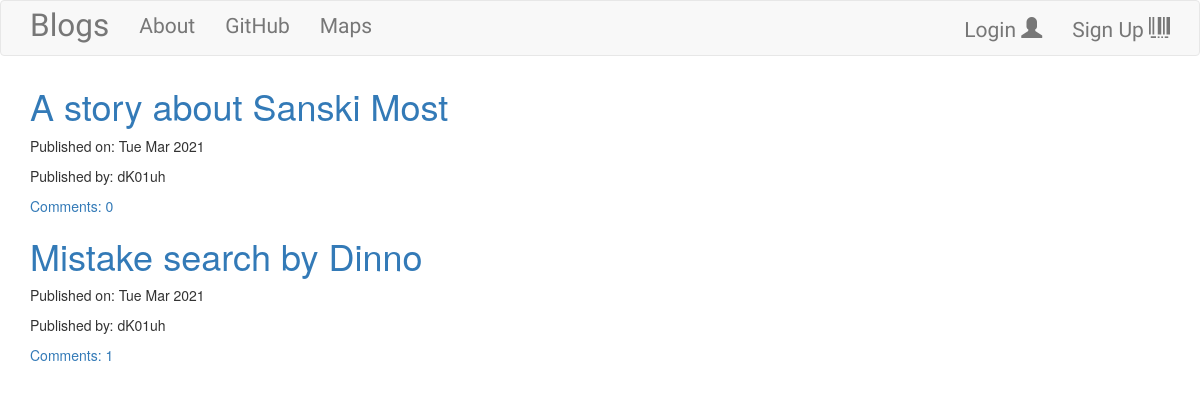
Before: / with the older database file.
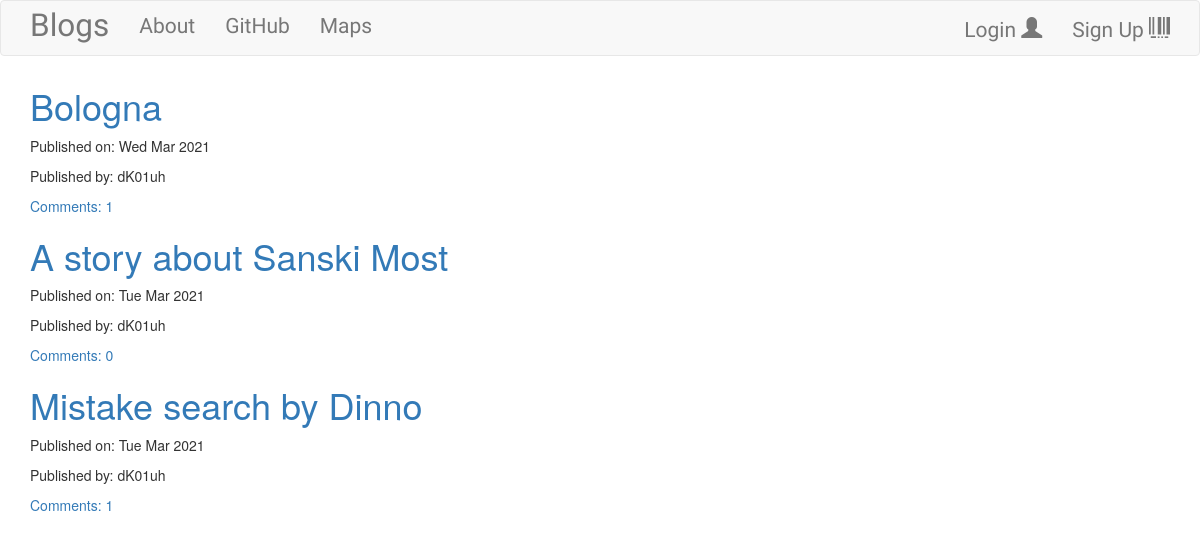
After: the same page with the newer database file.
### blog/models.py (models this page shows, shortened)
class Post(models.Model):
    author = models.ForeignKey('auth.User', on_delete=models.CASCADE) # this is not gonna be the usual case when dealing with apps which have multiuser .../ connected to a super user on the web site
    title = models.CharField(max_length=200)
    text = models.TextField()
    create_date = models.DateTimeField(default=timezone.now)
    published_date = models.DateTimeField(blank=True, null=True)
    def approve_comments(self):
        return self.comments.filter(approved_comment=True)

### blog/views.py (the view)
# urls.py: path('', views.PostListView.as_view(), name='post_list'), # the home page is gonna be a list of all posts
class PostListView(ListView):
    model = Post
    def get_queryset(self):
        return Post.objects.filter(published_date__lte=timezone.now()).order_by('-published_date')

### blog/templates/blog/post_list.html
{% extends "blog/base.html" %}
{% block content %}
    <div class="centerstage">
        {% for post in post_list %}
            <div class="post">
                <h1><a href="{% url 'post_detail' pk=post.pk %}">{{ post.title }}</a></h1>
                <div class="date">
                    <p>Published on: {{ post.published_date|date:"D M Y" }}</p>
                    <p>Published by: {{ post.author }}</p>
                </div>
                <a href="{% url 'post_detail' pk=post.pk %}">Comments: {{post.approve_comments.count}}</a>
            </div>
        {% endfor %}
    </div>
{% endblock %}

Changed rows visible on the page:
added Post: title "Bologna", published_date "Wed Mar 2021", author "dK01uh", approve_comments.count "1"
